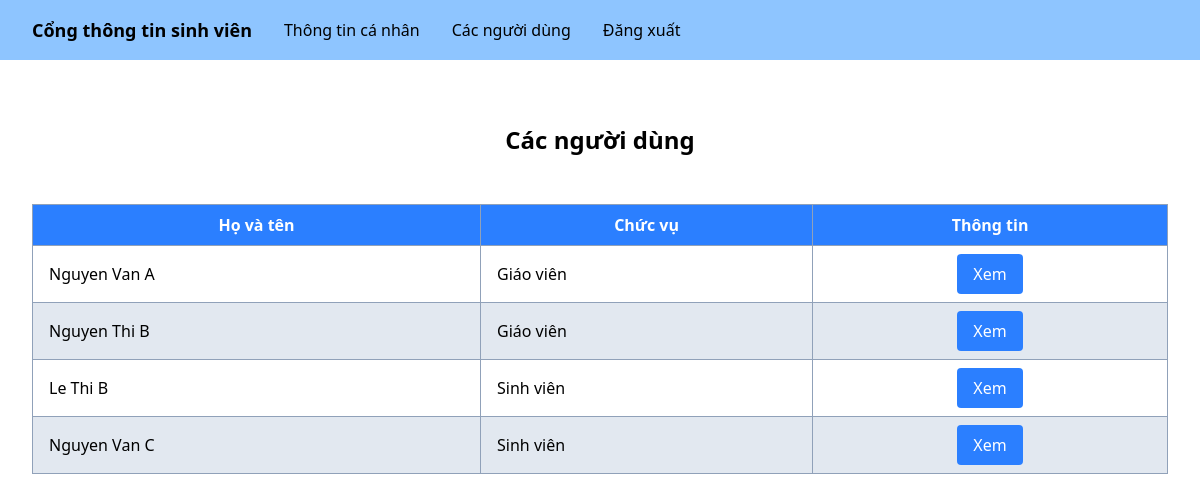
The app's page /users.php (signed in) with its own data.
### tables this page shows
CREATE TABLE `users` (
  `id` int(11) NOT NULL,
  `username` varchar(32) NOT NULL,
  `password` varchar(256) NOT NULL,
  `is_teacher` tinyint(1) NOT NULL,
  `email` varchar(50) NOT NULL,
  `phone` varchar(50) NOT NULL,
  `name_first` varchar(100) NOT NULL,
  `name_last` varchar(100) NOT NULL
);

### users.php (the view, shortened to what this page needs)
<?php
  $conn = include("lib/database.php");
  $stmt = $conn->prepare("SELECT username, is_teacher, CONCAT(name_last, ' ', name_first) AS name FROM users WHERE id <> ?");
  $stmt->bind_param("i", $_SESSION["sid"]);
  if (!$stmt->execute()) {
    header("Location: http://" . $_SERVER["HTTP_HOST"] . "/error.php?errmsg=Lỗi+hệ+thống");
    exit();
  }
  $users = $stmt->get_result()->fetch_all(MYSQLI_ASSOC);
?>
<!DOCTYPE html>
<html lang="en">
<head>
  <script src="https://cdn.jsdelivr.net/npm/@tailwindcss/browser@4"></script>
</head>
<body>
  <?php
    include("components/header.php");
  ?>
  <h1 class="text-2xl text-center font-bold mt-16">Các người dùng</h1>
  <div class="flex flex-col items-start w-full p-8">
    <table class="self-center border-collapse border border-slate-400 my-4 w-full">
      <tr class="bg-blue-500 text-white font-bold">
        <th class="border border-slate-400 px-4 py-2">Họ và tên</th>
        <th class="border border-slate-400 px-4 py-2">Chức vụ</th>
        <th class="border border-slate-400 px-4 py-2">Thông tin</th>
      </tr>
      <?php foreach ($users as $i => $user): ?>
      <tr class="<?= $i % 2 === 0 ? 'bg-white' : 'bg-slate-200' ?>">
        <td class="border border-slate-400 px-4 py-2">
          <?= htmlspecialchars($user["name"]) ?></td>
        <td class="border border-slate-400 px-4 py-2">
          <?= htmlspecialchars($user["is_teacher"] ? "Giáo viên" : "Sinh viên") ?></td>
        <td class="border border-slate-400 px-4 py-2">
          <div class="flex flex-row gap-2 items-center justify-center">
            <a href="/users/view.php?username=<?= htmlspecialchars($user["username"]) ?>">
              <button class="rounded bg-blue-500 px-4 py-2 text-white cursor-pointer"
                type="button">Xem</button>
            </a>
          </div>
        </td>
      </tr>
      <?php endforeach; ?>
    </table>
  </div>
</body>
</html>

### records on screen
users: name "Nguyen Van A", is_teacher "Giáo viên"
users: name "Nguyen Thi B", is_teacher "Giáo viên"
users: name "Le Thi B", is_teacher "Sinh viên"
users: name "Nguyen Van C", is_teacher "Sinh viên"
